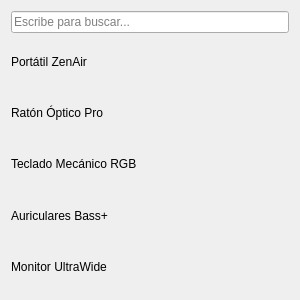
<?xml version="1.0" encoding="UTF-8"?>
<ui version="4.0">
 <class>Form</class>
 <widget class="QWidget" name="Form">
  <property name="geometry">
   <rect>
    <x>0</x>
    <y>0</y>
    <width>300</width>
    <height>300</height>
   </rect>
  </property>
  <property name="windowTitle">
   <string>Mini 1 – Buscador de productos</string>
  </property>
  <layout class="QVBoxLayout" name="verticalLayout">
   <item>
    <widget class="QLineEdit" name="lineEdit_busqueda">
     <property name="placeholderText">
      <string>Escribe para buscar...</string>
     </property>
    </widget>
   </item>
   <item>
    <widget class="QLabel" name="label_producto1">
     <property name="text">
      <string>Portátil ZenAir</string>
     </property>
    </widget>
   </item>
   <item>
    <widget class="QLabel" name="label_producto2">
     <property name="text">
      <string>Ratón Óptico Pro</string>
     </property>
    </widget>
   </item>
   <item>
    <widget class="QLabel" name="label_producto3">
     <property name="text">
      <string>Teclado Mecánico RGB</string>
     </property>
    </widget>
   </item>
   <item>
    <widget class="QLabel" name="label_producto4">
     <property name="text">
      <string>Auriculares Bass+</string>
     </property>
    </widget>
   </item>
   <item>
    <widget class="QLabel" name="label_producto5">
     <property name="text">
      <string>Monitor UltraWide</string>
     </property>
    </widget>
   </item>
  </layout>
 </widget>
 <resources/>
 <connections/>
</ui>
